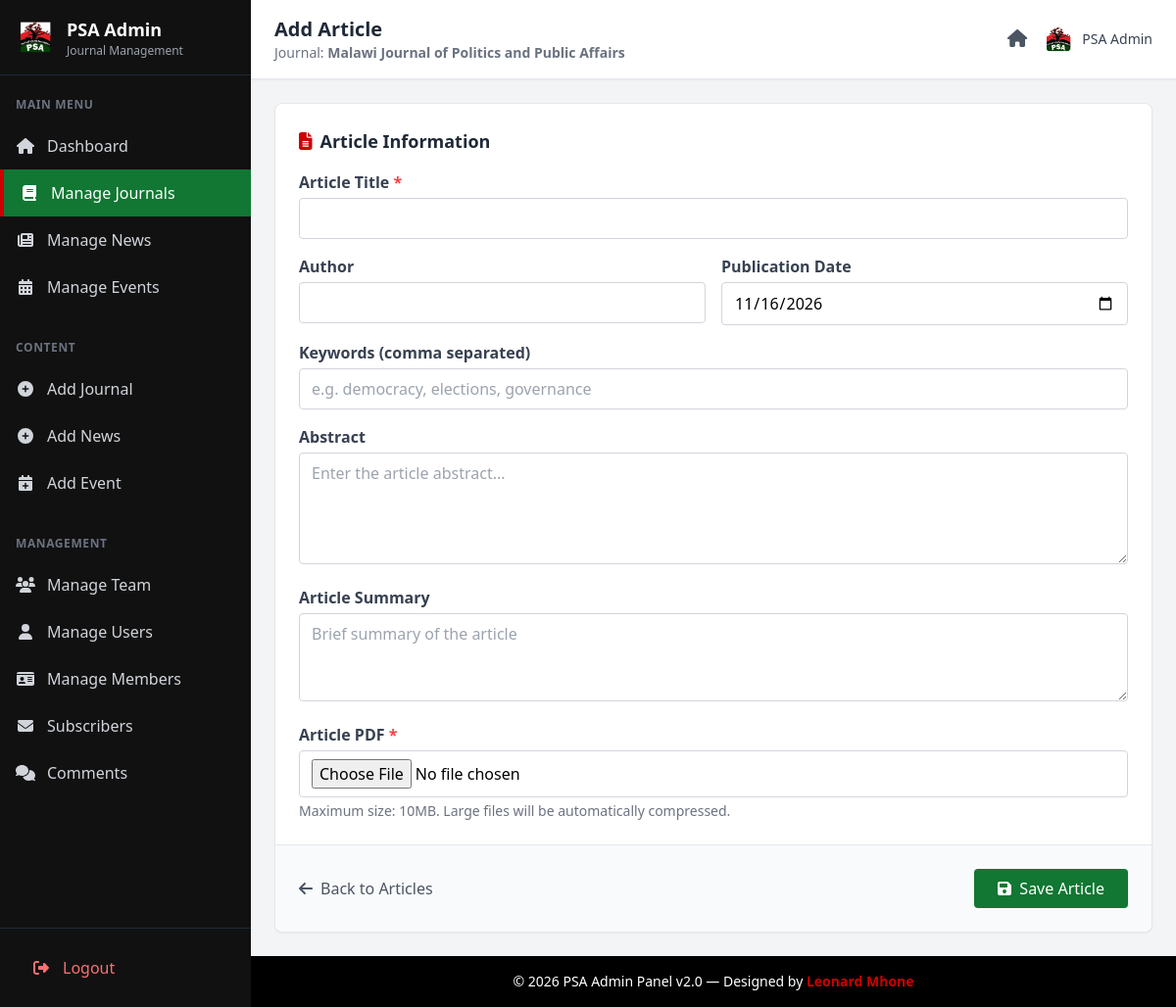
The page /admin/add_article.php?journal_id=28 (signed in) on the database its author committed.
### tables this page shows
CREATE TABLE `journals` (
  `id` int NOT NULL,
  `title` varchar(255) DEFAULT NULL,
  `volume` varchar(50) DEFAULT NULL,
  `issue_no` varchar(50) DEFAULT NULL,
  `journal_date` date DEFAULT NULL,
  `editorial_summary` text,
  `slug` varchar(199) DEFAULT NULL,
  `file` varchar(255) DEFAULT NULL,
  `downloads` int DEFAULT '0',
  `views` int DEFAULT '0',
  `uploaded_at` timestamp NULL DEFAULT CURRENT_TIMESTAMP,
  `created_at` datetime DEFAULT CURRENT_TIMESTAMP,
  `summary` text,
  `tags` varchar(255) DEFAULT NULL,
  `pdf` varchar(255) DEFAULT NULL,
  `author` varchar(255) DEFAULT NULL,
  `description` text
);

CREATE TABLE `journal_settings` (
  `id` int NOT NULL,
  `setting_key` varchar(100) NOT NULL,
  `setting_value` text,
  `updated_at` timestamp NULL DEFAULT CURRENT_TIMESTAMP ON UPDATE CURRENT_TIMESTAMP
);

### includes/pdf_helper.php (called while the page is built, shortened)
<?php
function getJournalSetting($conn, $key, $default = null) {
    $stmt = $conn->prepare("SELECT setting_value FROM journal_settings WHERE setting_key = ?");
    $stmt->bind_param("s", $key);
    $stmt->execute();
    $result = $stmt->get_result()->fetch_assoc();
    if ($result && $result['setting_value'] !== null) {
        return $result['setting_value'];
    }
    return $default;
}

### admin/add_article.php (the view, shortened to what this page needs)
<?php
include '../includes/db.php';
include '../includes/pdf_helper.php';
$journalId = isset($_GET['journal_id']) ? (int)$_GET['journal_id'] : 0;
$journal = $conn->query("SELECT * FROM journals WHERE id = $journalId")->fetch_assoc();
$maxPdfSize = (int)getJournalSetting($conn, 'max_pdf_size_mb', 5);
?>
<!DOCTYPE html>
<html lang="en">
<head>
  <script src="https://cdn.tailwindcss.com"></script>
  <link rel="stylesheet" href="https://cdnjs.cloudflare.com/ajax/libs/font-awesome/6.5.0/css/all.min.css"/>
</head>
<body class="bg-gray-100 font-sans">
  <div class="flex min-h-screen">
    <aside class="sidebar w-64 bg-psaSidebar text-white flex flex-col fixed h-full z-50">
      <div class="p-4 border-b border-gray-800">
        <div class="flex items-center gap-3">
          <img src="../images/logo.png" alt="PSA Logo" class="w-10 h-10 rounded">
          <div>
            <h1 class="text-lg font-bold text-white">PSA Admin</h1>
            <p class="text-xs text-gray-400">Journal Management</p>
          </div>
        </div>
      </div>
      <nav class="flex-1 overflow-y-auto py-4">
        <div class="px-4 mb-2">
          <span class="text-xs font-semibold text-gray-500 uppercase tracking-wider">Main Menu</span>
        </div>
        <a href="dashboard.php" class="sidebar-link flex items-center gap-3 px-4 py-3 text-gray-300 hover:text-white">
          <i class="fas fa-home w-5"></i> Dashboard
        </a>
        <a href="manage_journals.php" class="sidebar-link active flex items-center gap-3 px-4 py-3 text-white">
          <i class="fas fa-book w-5"></i> Manage Journals
        </a>
        <a href="manage_news.php" class="sidebar-link flex items-center gap-3 px-4 py-3 text-gray-300 hover:text-white">
          <i class="fas fa-newspaper w-5"></i> Manage News
        </a>
        <a href="manage_events.php" class="sidebar-link flex items-center gap-3 px-4 py-3 text-gray-300 hover:text-white">
          <i class="fas fa-calendar-alt w-5"></i> Manage Events
        </a>
        <div class="px-4 mt-6 mb-2">
          <span class="text-xs font-semibold text-gray-500 uppercase tracking-wider">Content</span>
        </div>
        <a href="add_journal.php" class="sidebar-link flex items-center gap-3 px-4 py-3 text-gray-300 hover:text-white">
          <i class="fas fa-plus-circle w-5"></i> Add Journal
        </a>
        <a href="add_news.php" class="sidebar-link flex items-center gap-3 px-4 py-3 text-gray-300 hover:text-white">
          <i class="fas fa-plus-circle w-5"></i> Add News
        </a>
        <a href="add_event.php" class="sidebar-link flex items-center gap-3 px-4 py-3 text-gray-300 hover:text-white">
          <i class="fas fa-calendar-plus w-5"></i> Add Event
        </a>
        <div class="px-4 mt-6 mb-2">
          <span class="text-xs font-semibold text-gray-500 uppercase tracking-wider">Management</span>
        </div>
        <a href="manage_team.php" class="sidebar-link flex items-center gap-3 px-4 py-3 text-gray-300 hover:text-white">
          <i class="fas fa-users w-5"></i> Manage Team
        </a>
        <a href="manage_users.php" class="sidebar-link flex items-center gap-3 px-4 py-3 text-gray-300 hover:text-white">
          <i class="fas fa-user w-5"></i> Manage Users
        </a>
        <a href="manage_members.php" class="sidebar-link flex items-center gap-3 px-4 py-3 text-gray-300 hover:text-white">
          <i class="fas fa-id-card w-5"></i> Manage Members
        </a>
        <a href="manage_subscribers.php" class="sidebar-link flex items-center gap-3 px-4 py-3 text-gray-300 hover:text-white">
          <i class="fas fa-envelope w-5"></i> Subscribers
        </a>
        <a href="manage_comments.php" class="sidebar-link flex items-center gap-3 px-4 py-3 text-gray-300 hover:text-white">
          <i class="fas fa-comments w-5"></i> Comments
        </a>
      </nav>
      <div class="p-4 border-t border-gray-800">
        <a href="auth/logout.php" class="sidebar-link flex items-center gap-3 px-4 py-3 text-red-400 hover:text-red-300">
          <i class="fas fa-sign-out-alt w-5"></i> Logout
        </a>
      </div>
    </aside>
    <main class="flex-1 ml-0 md:ml-64 min-h-screen flex flex-col">
      <header class="bg-white shadow-sm border-b border-gray-200 sticky top-0 z-40">
        <div class="flex items-center justify-between px-6 py-4">
          <div class="flex items-center gap-4">
            <div>
              <h2 class="text-xl font-bold text-gray-800">Add Article</h2>
              <p class="text-sm text-gray-500">Journal: <strong><?= htmlspecialchars($journal['title']) ?></strong></p>
            </div>
          </div>
          <div class="flex items-center gap-4">
            <a href="dashboard.php" class="text-gray-600 hover:text-psaGreen transition">
              <i class="fas fa-home text-lg"></i>
            </a>
            <div class="flex items-center gap-2">
              <img src="../images/logo.png" alt="Admin" class="w-8 h-8 rounded-full">
              <span class="text-sm font-medium text-gray-700 hidden sm:block"><?= htmlspecialchars($_SESSION['admin']) ?></span>
            </div>
          </div>
        </div>
      </header>
      <div class="flex-1 p-6">
        <form action="" method="post" enctype="multipart/form-data" class="bg-white rounded-lg shadow-sm border border-gray-200">
          <div class="p-6 border-b border-gray-200">
            <h3 class="text-lg font-semibold text-gray-800 mb-4 flex items-center gap-2">
              <i class="fas fa-file-alt text-psaRed"></i> Article Information
            </h3>
            <div class="grid grid-cols-1 md:grid-cols-2 gap-4">
              <div class="md:col-span-2">
                <label class="block mb-1 font-semibold text-gray-700">Article Title <span class="text-red-500">*</span></label>
                <input type="text" name="topic" required class="w-full border border-gray-300 px-3 py-2 rounded focus:outline-none focus:ring-2 focus:ring-psaGreen focus:border-transparent" value="<?= htmlspecialchars($_POST['topic'] ?? '') ?>" />
              </div>
              <div>
                <label class="block mb-1 font-semibold text-gray-700">Author</label>
                <input type="text" name="article_author" class="w-full border border-gray-300 px-3 py-2 rounded focus:outline-none focus:ring-2 focus:ring-psaGreen focus:border-transparent" value="<?= htmlspecialchars($_POST['article_author'] ?? '') ?>" />
              </div>
              <div>
                <label class="block mb-1 font-semibold text-gray-700">Publication Date</label>
                <input type="date" name="article_date" class="w-full border border-gray-300 px-3 py-2 rounded focus:outline-none focus:ring-2 focus:ring-psaGreen focus:border-transparent" value="<?= htmlspecialchars($_POST['article_date'] ?? date('Y-m-d')) ?>" />
              </div>
              <div class="md:col-span-2">
                <label class="block mb-1 font-semibold text-gray-700">Keywords (comma separated)</label>
                <input type="text" name="keywords" class="w-full border border-gray-300 px-3 py-2 rounded focus:outline-none focus:ring-2 focus:ring-psaGreen focus:border-transparent" value="<?= htmlspecialchars($_POST['keywords'] ?? '') ?>" placeholder="e.g. democracy, elections, governance" />
              </div>
              <div class="md:col-span-2">
                <label class="block mb-1 font-semibold text-gray-700">Abstract</label>
                <textarea name="abstract" rows="4" class="ckeditor w-full border border-gray-300 px-3 py-2 rounded focus:outline-none focus:ring-2 focus:ring-psaGreen focus:border-transparent" placeholder="Enter the article abstract..."><?= htmlspecialchars($_POST['abstract'] ?? '') ?></textarea>
              </div>
              <div class="md:col-span-2">
                <label class="block mb-1 font-semibold text-gray-700">Article Summary</label>
                <textarea name="article_summary" rows="3" class="ckeditor w-full border border-gray-300 px-3 py-2 rounded focus:outline-none focus:ring-2 focus:ring-psaGreen focus:border-transparent" placeholder="Brief summary of the article"><?= htmlspecialchars($_POST['article_summary'] ?? '') ?></textarea>
              </div>
              <div class="md:col-span-2">
                <label class="block mb-1 font-semibold text-gray-700">Article PDF <span class="text-red-500">*</span></label>
                <input type="file" name="pdf" accept="application/pdf" required class="w-full border border-gray-300 px-3 py-2 rounded focus:outline-none focus:ring-2 focus:ring-psaGreen focus:border-transparent" />
                <p class="text-sm text-gray-500 mt-1">Maximum size: <?= $maxPdfSize ?>MB. Large files will be automatically compressed.</p>
              </div>
            </div>
          </div>
          <div class="p-6 bg-gray-50 rounded-b-lg flex flex-col sm:flex-row justify-between items-center gap-4">
            <a href="manage_articles.php?journal_id=<?= $journalId ?>" class="text-gray-600 hover:text-psaBlack transition flex items-center gap-2">
              <i class="fas fa-arrow-left"></i> Back to Articles
            </a>
            <button type="submit" class="bg-psaGreen hover:bg-green-800 text-white px-6 py-2 rounded transition flex items-center gap-2">
              <i class="fas fa-save"></i> Save Article
            </button>
          </div>
        </form>
      </div>
      <footer class="bg-psaBlack text-white text-center text-sm py-4 mt-auto">
        <p>&copy; <?= date('Y') ?> PSA Admin Panel v2.0 — Designed by <strong class="text-psaRed">Leonard Mhone</strong></p>
      </footer>
    </main>
  </div>
</body>
</html>

### admin/add_article.php (style rules this page uses)
.sidebar-link { transition: all 0.3s ease; }
.sidebar-link.active { background: #117733; border-left: 4px solid #cc0000; }

### rows shown on the page
journals: title "Malawi Journal of Politics and Public Affairs"
journal_settings: setting_value "10"

### other values the page prints
$_SESSION['admin'] "PSA Admin"
